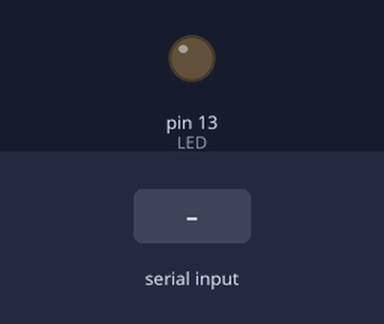
Simulated run of this sketch. Board: Arduino Uno, built with avr-gcc and run on an emulated ATmega328P. Parts: output pins drawn as LEDs (lit = HIGH). The test bench sets the inputs (shaded band).

Above: at 1.2 s.
1.3 s: "1" received over Serial
At 1.8 s:
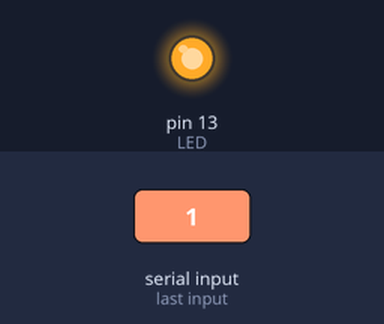
2.8 s: "0" received over Serial
At 4.1 s:
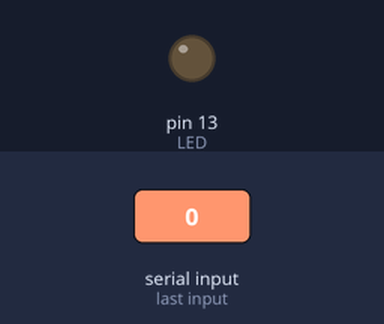
Timing chart, 0 to 5.8 s (numbered marks = the images above; inputs shaded):
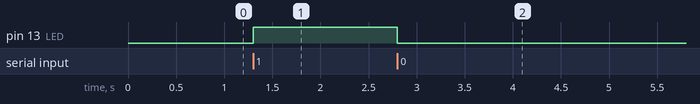

Measured:
- after the input at 1.3 s, pin 13 (LED): LOW → HIGH at once
- after the input at 2.8 s, pin 13 (LED): HIGH → LOW at once

The sketch:

PruebaComunicacionLED.ino
```cpp
#define LED 13 // pin 13

void setup() {
  Serial.begin(9600);
  pinMode(LED,OUTPUT);
}

void loop() {
  if(Serial.available() > 0){
    int input = Serial.read();
    if (input == '1'){
      digitalWrite(13, HIGH);
    }
    else{
      digitalWrite(13,LOW);
    }
  }
}
```
